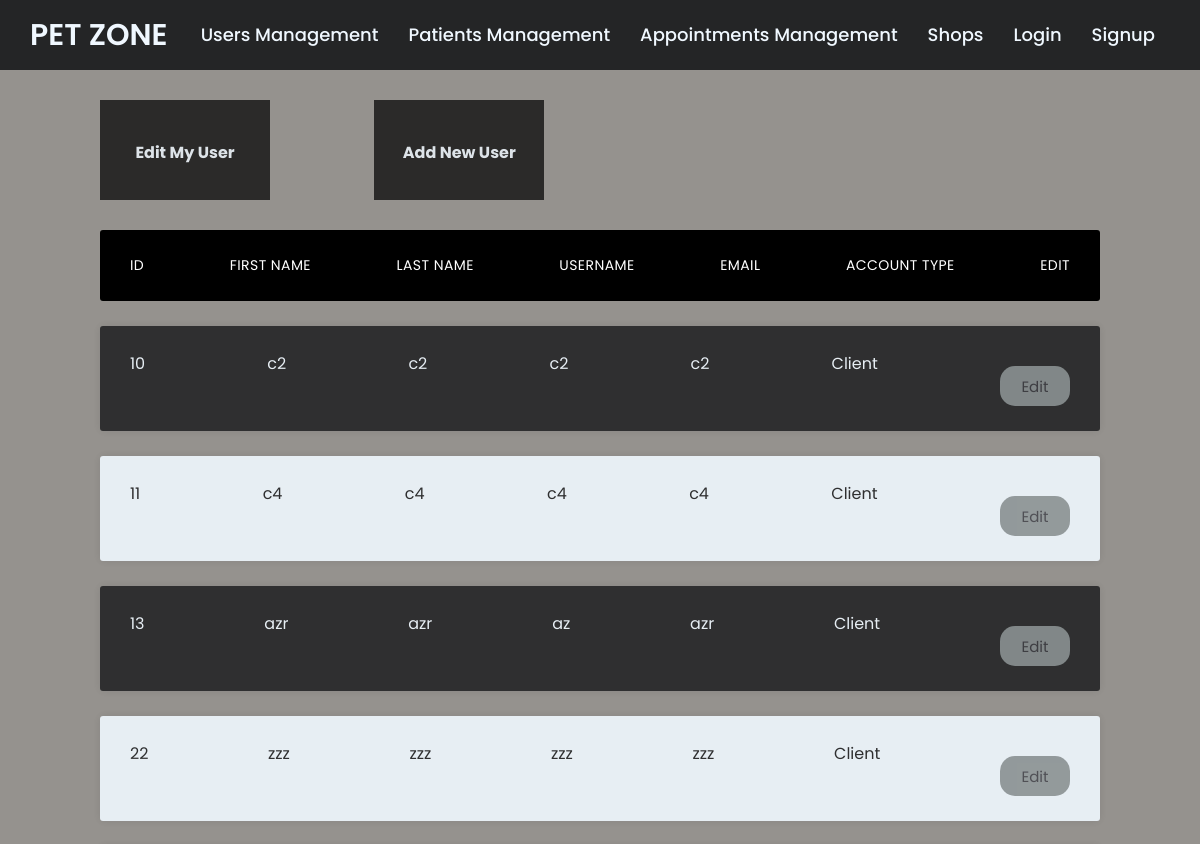
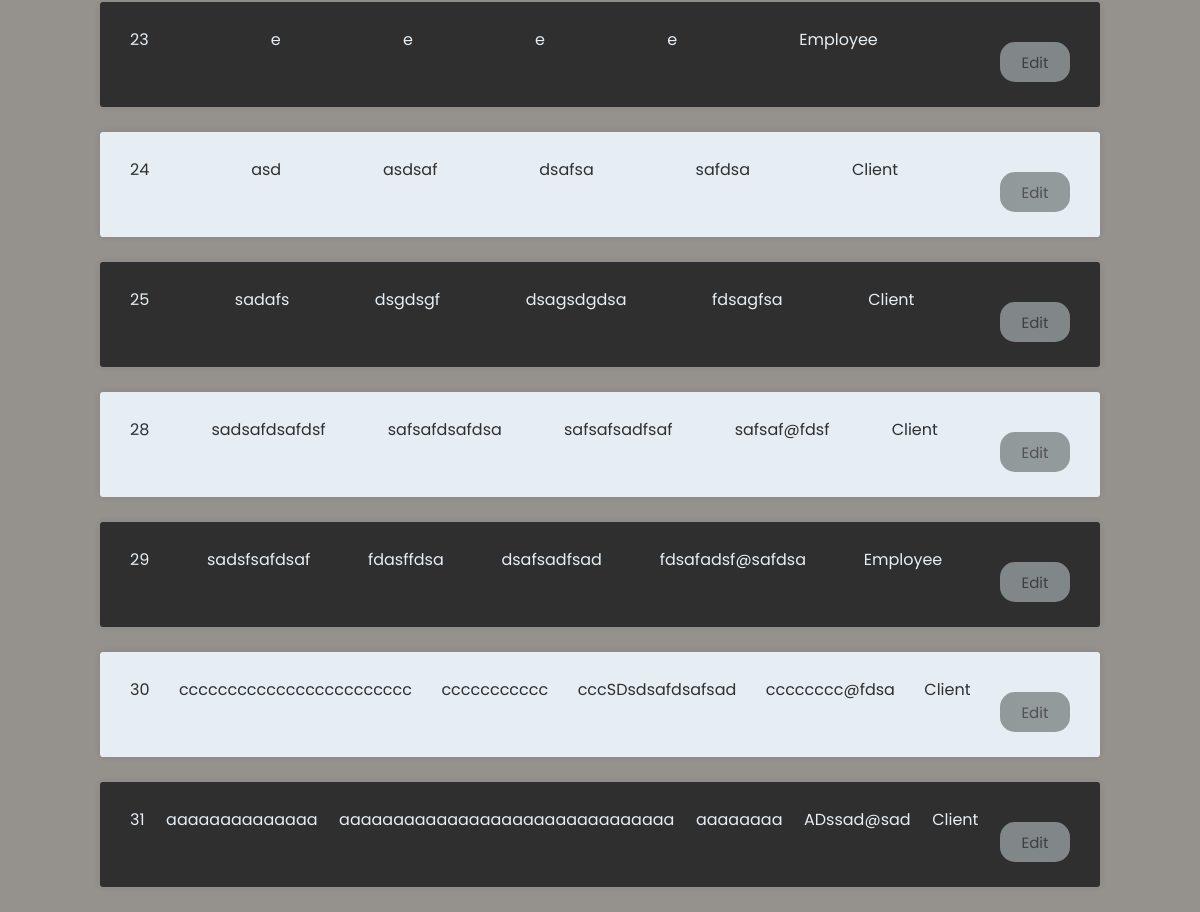
/pets/PetZone/view/pages/userManagement.php, run on the app's committed database (2 pictures, top to bottom).
### tables this page shows
CREATE TABLE `users` (
  `ID` int(11) NOT NULL,
  `firstname` varchar(50) NOT NULL,
  `lastname` varchar(50) NOT NULL,
  `Username` varchar(50) NOT NULL,
  `Email` varchar(50) NOT NULL,
  `password` varchar(50) NOT NULL,
  `accountType` varchar(50) NOT NULL
);

### pets/PetZone/control/services/user.service.php (called while the page is built, shortened)
<?php
  require_once("superController.php");
  ?>
<?php
class UsersController extends SuperController{
  private static $instance;
  private function __construct()
  {
    $this->db = $this->connect();
  }
  public static function getInstance()
  {
      if (self::$instance === null) {
          self::$instance = new self();
      }
      return self::$instance;
  }
  public function getUsers($getType)
  {
      $users = array();
      $sql = "";
      if($getType =="client")
      {
        $sql = "select * from users where accountType='Client'";
      }
      if($getType =="employee_client")
      {
        $sql = "select * from users where accountType='Employee' or accountType='Client'";
      }
      $result = $this->db->query($sql);
      $records=mysqli_fetch_all($result, MYSQLI_ASSOC);
      foreach($records as $r)
      {
          $a['ID'] = $r['ID'];
          $a['firstname'] = $r['firstname'];
          $a['lastname'] = $r['lastname'];
          $a['Username']=$r['Username'];
          $a['Email'] = $r['Email'];
          $a['password'] = $r['password'];
          $a['accountType'] = $r['accountType'];
          array_push($users, $a);
      }
      return $users;
  }
}
?>

### pets/PetZone/Dbh.php (called while the page is built, shortened)
<?php
class DBh{
	private $servername;
	private $username;
	private $password;
	private $dbname;
	private $conn;
	function __construct() {
		$this->servername = DB_SERVER;
		$this->username = DB_USER;
		$this->password = DB_PASS;
		$this->dbname = DB_DATABASE;
	}
	public function connect(){
		$this->conn = new mysqli($this->servername, $this->username, $this->password, $this->dbname);
		return $this->conn;
	}
	function query($sql){
		if (!empty($sql)){
			$this->result = $this->conn->query($sql);
			return $this->result;
		}
		else{
			return false;
		}
	}
}
?>

### pets/PetZone/control/services/superController.php (called while the page is built, shortened)
<?php
require_once("../../Dbh.php");
abstract class SuperController{
    protected $db;
    protected $conn;
    public function connect(){
        if(null === $this->conn ){
            $this->db = new Dbh();
        }
        return $this->db;
    }
}
?>

### pets/PetZone/view/pages/userManagement.php (the view, shortened to what this page needs)
<html>
<?php include "../pages/sidebar.php";?>
<head>
<link rel="stylesheet" href="../style/style.css">
</head>
<body>
	<div>
        <div class="operations">
            <div class = "singleOperation">
                <h4><a href='../forms/profile.php' class="my_a">Edit My User</a></h4>
            </div>
            <?php
                if ($_SESSION['accountType'] != "Client")
                {
                    echo '<div class = "singleOperation">';
                    echo '<h4>';
                    echo '<a href=\'../forms/register.php\' class="my_a">Add New User</a>';
                     echo '</h4>';
                    echo '</div>';
                }
            ?>
        </div>
        <?php
                if ($_SESSION['accountType'] != "Client")
                {
                    echo"<ul class=\"responsive-table\" id=\"users\">";
                    echo"<li class=\"table-header\">";
                        echo"<div class=\"col\">ID</div>";
                        echo"<div class=\"col\">First Name</div>";
                        echo"<div class=\"col\">Last Name</div>";
                        echo"<div class=\"col\">Username</div>";
                        echo"<div class=\"col\">Email</div>";
                        echo"<div class=\"col\">Account Type</div>";
                        echo"<div class=\"col\">Edit</div>";
                    echo"</li>";
                    $usersService = UsersController::getInstance();
                    $_AllAcountsEC = $usersService->getUsers('employee_client');
                    $_AllAcountsC = $usersService->getUsers('client');
                    if ($_SESSION['accountType'] != "Client")
                    {
                        $arr = $_AllAcountsEC;
                    }
                    else
                    {
                        $arr = $_AllAcountsC;
                    }
                    foreach($arr as $u){
                        echo '<li class="table-row">';
                        echo '<div class="col">';
                        echo $u['ID'];
                        echo '</div>';
                        echo '<div class="col">';
                        echo $u['firstname'];
                        echo '</div>';
                        echo '<div class="col">';
                        echo $u['lastname'];
                        echo '</div>';
                        echo '<div class="col">';
                        echo $u['Username'];
                        echo '</div>';
                        echo '<div class="col">';
                        echo $u['Email'];
                        echo '</div>';
                        echo '<div class="col">';
                        echo $u['accountType'];
                        echo '</div>';
                        echo '<div class="col">';
                        echo '<input type ="button" class="but" name = "editOtherUser"
                        value="Edit" onclick="editUser(\''.$u['ID'].'\',\''.$u['firstname'].'\',\''.$u['lastname']
                        .'\',\''.$u['Username'].'\',\''.$u['Email'].'\',\''.$u['password'].
                        '\',\'' .$u['accountType'] .'\')">';
                        echo '</div>';
                    }
                }
                echo"</ul>";
        ?>
	</div>
</body>
</html>

### pets/PetZone/view/pages/sidebar.php (shortened to what this page needs)
<html>
<head>
<link rel="stylesheet" href="../style/sidebar.css">
</head>
<body>
    <nav class="menu" id="nav">
        <div class="wrapper">
            <div class="logo">
                <a href='../pages/home.php'>
                    PET ZONE
                </a>
            </div>
            <ul class="nav-links">
                <li>
                    <?php
                    if(!empty($_SESSION['ID']))
                    {
                        echo "<a href='../pages/userManagement.php'>Users Management</a>";
                    }
                    else
                    {
                        echo "<a href='../forms/login.php'>Users Management</a>";
                    }
                    ?>
                </li>
                <li>
                    <?php
                    if(!empty($_SESSION['ID']))
                    {
                        echo "<a href='../pages/patientsManagement.php'>Patients Management</a>";
                    }
                    else
                    {
                        echo "<a href='../forms/login.php'>Patients Management</a>";
                    }
                    ?>
                </li>
                <li>
                    <?php
                    if(!empty($_SESSION['ID']))
                    {
                        echo " <a href='../pages/AppointmentsManagement.php'>Appointments Management</a> ";
                    }
                    else
                    {
                        echo "<a href='../forms/login.php'>Appointments Management</a>";
                    }
                    ?>
                </li>
                <li>
                    <?php
                        echo " <a href='../pages/shop.php'>Shops</a> ";
                    ?>
                </li>
                <?php
                    if(!empty($_SESSION['ID']))
                    {
                        echo "<li>";
                        echo " <a href='../../control/functions/signout.php'>Signout</a>";
                        echo "</li>";
                    }
                    else
                    {
                        echo "<li>";
                        echo " <a href='../../view/forms/login.php'>Login</a>";
                        echo "</li>";
                        echo "<li>";
                        echo " <a href='../../view/forms/register.php'>Signup</a>";
                        echo "</li>";
                    }
                ?>
            </ul>
        </div>
    </nav>
</body>
</html>

### pets/PetZone/view/style/sidebar.css (style rules this page uses)
* { margin: 0; padding: 0; box-sizing: border-box; font-family: 'Poppins', sans-serif; }
nav { position: fixed; z-index: 99; width: 100%; background: #242526; }
nav .wrapper { position: relative; max-width: 1300px; padding: 0px 30px; height: 70px; line-height: 70px; margin: auto; display: flex; align-items: center; justify-content: space-between; }
.wrapper .logo a { color: aliceblue; font-size: 30px; font-weight: 600; text-decoration: none; }
.wrapper .nav-links { display: inline-flex; }
.nav-links li { list-style: none; }
.nav-links li a { color: aliceblue; text-decoration: none; font-size: 18px; font-weight: 500; padding: 9px 15px; border-radius: 5px; transition: all 0.3s ease; }

### pets/PetZone/view/style/style.css (style rules this page uses)
* { box-sizing: border-box; margin: 0; padding: 0; }
body { font-family: 'Open Sans', sans-serif; background: #100b0171; }
.operations { margin-bottom: -70px; display: inline-block; }
.my_a { text-decoration: none; color: aliceblue; }
body { font-family: 'lato', sans-serif; }

### data on the page
users: ID "10", firstname "c2", lastname "c2", Username "c2", Email "c2", accountType "Client"
users: ID "11", firstname "c4", lastname "c4", Username "c4", Email "c4", accountType "Client"
users: ID "13", firstname "azr", lastname "azr", Username "az", Email "azr", accountType "Client"
users: ID "22", firstname "zzz", lastname "zzz", Username "zzz", Email "zzz", accountType "Client"
users: ID "23", firstname "e", lastname "e", Username "e", Email "e", accountType "Employee"
users: ID "24", firstname "asd", lastname "asdsaf", Username "dsafsa", Email "safdsa", accountType "Client"
users: ID "25", firstname "sadafs", lastname "dsgdsgf", Username "dsagsdgdsa", Email "fdsagfsa", accountType "Client"
users: ID "28", firstname "sadsafdsafdsf", lastname "safsafdsafdsa", Username "safsafsadfsaf", Email "safsaf@fdsf", accountType "Client"
users: ID "29", firstname "sadsfsafdsaf", lastname "fdasffdsa", Username "dsafsadfsad", Email "fdsafadsf@safdsa", accountType "Employee"
users: ID "30", firstname "cccccccccccccccccccccccc", lastname "ccccccccccc", Username "cccSDsdsafdsafsad", Email "cccccccc@fdsa", accountType "Client"
users: ID "31", firstname "aaaaaaaaaaaaaa", lastname "aaaaaaaaaaaaaaaaaaaaaaaaaaaaaaa", Username "aaaaaaaa", Email "ADssad@sad", accountType "Client"
